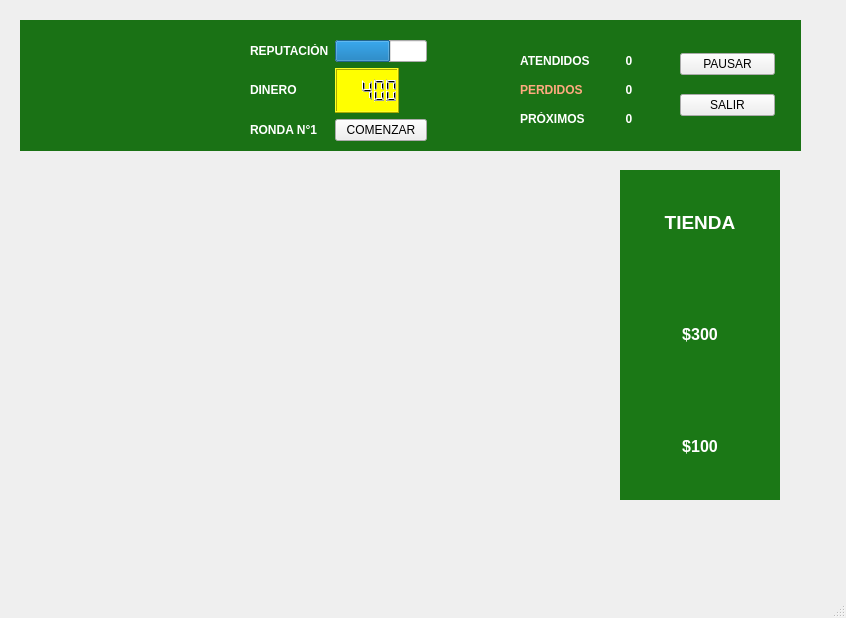
<?xml version="1.0" encoding="UTF-8"?>
<ui version="4.0">
 <class>MainWindow</class>
 <widget class="QMainWindow" name="MainWindow">
  <property name="geometry">
   <rect>
    <x>0</x>
    <y>0</y>
    <width>846</width>
    <height>618</height>
   </rect>
  </property>
  <property name="windowTitle">
   <string>MainWindow</string>
  </property>
  <widget class="QWidget" name="centralwidget">
   <widget class="QLabel" name="mapa_label">
    <property name="geometry">
     <rect>
      <x>30</x>
      <y>160</y>
      <width>550</width>
      <height>370</height>
     </rect>
    </property>
    <property name="acceptDrops">
     <bool>true</bool>
    </property>
    <property name="text">
     <string/>
    </property>
    <property name="pixmap">
     <pixmap>sprites/mapa/mapa_sin_borde_1.png</pixmap>
    </property>
    <property name="scaledContents">
     <bool>true</bool>
    </property>
   </widget>
   <widget class="QLabel" name="label_2">
    <property name="geometry">
     <rect>
      <x>50</x>
      <y>50</y>
      <width>181</width>
      <height>71</height>
     </rect>
    </property>
    <property name="text">
     <string/>
    </property>
    <property name="pixmap">
     <pixmap>sprites/otros/logo_negro.png</pixmap>
    </property>
    <property name="scaledContents">
     <bool>true</bool>
    </property>
   </widget>
   <widget class="QWidget" name="tienda_layout" native="true">
    <property name="enabled">
     <bool>true</bool>
    </property>
    <property name="geometry">
     <rect>
      <x>620</x>
      <y>170</y>
      <width>160</width>
      <height>330</height>
     </rect>
    </property>
    <property name="autoFillBackground">
     <bool>false</bool>
    </property>
    <property name="styleSheet">
     <string notr="true">background-color: rgb(27, 120, 22);
border-color: rgb(0, 85, 0);</string>
    </property>
    <layout class="QVBoxLayout" name="verticalLayout">
     <item>
      <widget class="QLabel" name="label_tienda">
       <property name="text">
        <string>&lt;html&gt;&lt;head/&gt;&lt;body&gt;&lt;p align=&quot;center&quot;&gt;&lt;span style=&quot; font-size:14pt; font-weight:600; color:#ffffff;&quot;&gt;TIENDA&lt;/span&gt;&lt;/p&gt;&lt;/body&gt;&lt;/html&gt;</string>
       </property>
      </widget>
     </item>
     <item>
      <widget class="QLabel" name="label_5">
       <property name="text">
        <string>&lt;html&gt;&lt;head/&gt;&lt;body&gt;&lt;p align=&quot;center&quot;&gt;&lt;span style=&quot; font-size:12pt; font-weight:600; color:#ffffff;&quot;&gt;$300&lt;/span&gt;&lt;/p&gt;&lt;/body&gt;&lt;/html&gt;</string>
       </property>
      </widget>
     </item>
     <item>
      <widget class="QLabel" name="label_6">
       <property name="text">
        <string>&lt;html&gt;&lt;head/&gt;&lt;body&gt;&lt;p align=&quot;center&quot;&gt;&lt;span style=&quot; font-size:12pt; font-weight:600; color:#ffffff;&quot;&gt;$100&lt;/span&gt;&lt;/p&gt;&lt;/body&gt;&lt;/html&gt;</string>
       </property>
      </widget>
     </item>
    </layout>
   </widget>
   <widget class="QWidget" name="gridWidget" native="true">
    <property name="geometry">
     <rect>
      <x>250</x>
      <y>40</y>
      <width>177</width>
      <height>101</height>
     </rect>
    </property>
    <layout class="QGridLayout" name="gridLayout">
     <item row="0" column="2">
      <widget class="QProgressBar" name="label_bar_progress">
       <property name="maximum">
        <number>5</number>
       </property>
       <property name="value">
        <number>3</number>
       </property>
       <property name="textVisible">
        <bool>false</bool>
       </property>
       <property name="orientation">
        <enum>Qt::Horizontal</enum>
       </property>
       <property name="invertedAppearance">
        <bool>false</bool>
       </property>
      </widget>
     </item>
     <item row="1" column="1">
      <widget class="QLabel" name="label_plata">
       <property name="text">
        <string>&lt;html&gt;&lt;head/&gt;&lt;body&gt;&lt;p&gt;&lt;span style=&quot; font-weight:600; color:#ffffff;&quot;&gt;DINERO&lt;/span&gt;&lt;/p&gt;&lt;/body&gt;&lt;/html&gt;</string>
       </property>
      </widget>
     </item>
     <item row="2" column="2">
      <widget class="QPushButton" name="boton_comenzar">
       <property name="text">
        <string>COMENZAR</string>
       </property>
      </widget>
     </item>
     <item row="2" column="1">
      <widget class="QLabel" name="label_ronda">
       <property name="text">
        <string>&lt;html&gt;&lt;head/&gt;&lt;body&gt;&lt;p&gt;&lt;span style=&quot; font-weight:600; color:#ffffff;&quot;&gt;RONDA N°1&lt;/span&gt;&lt;/p&gt;&lt;/body&gt;&lt;/html&gt;</string>
       </property>
      </widget>
     </item>
     <item row="1" column="2" alignment="Qt::AlignLeft">
      <widget class="QLCDNumber" name="plata_lcd">
       <property name="styleSheet">
        <string notr="true">background-color: rgb(255, 255, 0);</string>
       </property>
       <property name="value" stdset="0">
        <double>400.000000000000000</double>
       </property>
      </widget>
     </item>
     <item row="0" column="1">
      <widget class="QLabel" name="label_reputacion">
       <property name="text">
        <string>&lt;html&gt;&lt;head/&gt;&lt;body&gt;&lt;p&gt;&lt;span style=&quot; font-weight:600; color:#ffffff;&quot;&gt;REPUTACIÓN&lt;/span&gt;&lt;/p&gt;&lt;/body&gt;&lt;/html&gt;</string>
       </property>
      </widget>
     </item>
    </layout>
   </widget>
   <widget class="QWidget" name="gridWidget_2" native="true">
    <property name="geometry">
     <rect>
      <x>520</x>
      <y>50</y>
      <width>142</width>
      <height>81</height>
     </rect>
    </property>
    <layout class="QGridLayout" name="gridLayout_2">
     <item row="2" column="2">
      <widget class="QLabel" name="proximos_atender">
       <property name="text">
        <string>&lt;html&gt;&lt;head/&gt;&lt;body&gt;&lt;p align=&quot;center&quot;&gt;&lt;span style=&quot; font-weight:600; color:#ffffff;&quot;&gt;0&lt;/span&gt;&lt;/p&gt;&lt;/body&gt;&lt;/html&gt;</string>
       </property>
      </widget>
     </item>
     <item row="2" column="0">
      <widget class="QLabel" name="label_proximos">
       <property name="text">
        <string>&lt;html&gt;&lt;head/&gt;&lt;body&gt;&lt;p&gt;&lt;span style=&quot; font-weight:600; color:#ffffff;&quot;&gt;PRÓXIMOS&lt;/span&gt;&lt;/p&gt;&lt;/body&gt;&lt;/html&gt;</string>
       </property>
      </widget>
     </item>
     <item row="0" column="0">
      <widget class="QLabel" name="label_atendidos">
       <property name="text">
        <string>&lt;html&gt;&lt;head/&gt;&lt;body&gt;&lt;p&gt;&lt;span style=&quot; font-weight:600; color:#ffffff;&quot;&gt;ATENDIDOS&lt;/span&gt;&lt;/p&gt;&lt;/body&gt;&lt;/html&gt;</string>
       </property>
      </widget>
     </item>
     <item row="1" column="0">
      <widget class="QLabel" name="label_perdidios">
       <property name="text">
        <string>&lt;html&gt;&lt;head/&gt;&lt;body&gt;&lt;p&gt;&lt;span style=&quot; font-weight:600; color:#ffaa7f;&quot;&gt;PERDIDOS&lt;/span&gt;&lt;/p&gt;&lt;/body&gt;&lt;/html&gt;</string>
       </property>
      </widget>
     </item>
     <item row="0" column="2">
      <widget class="QLabel" name="cantidad_atendidos">
       <property name="text">
        <string>&lt;html&gt;&lt;head/&gt;&lt;body&gt;&lt;p align=&quot;center&quot;&gt;&lt;span style=&quot; font-weight:600; color:#ffffff;&quot;&gt;0&lt;/span&gt;&lt;/p&gt;&lt;/body&gt;&lt;/html&gt;</string>
       </property>
      </widget>
     </item>
     <item row="1" column="2">
      <widget class="QLabel" name="cantidad_perdidos">
       <property name="text">
        <string>&lt;html&gt;&lt;head/&gt;&lt;body&gt;&lt;p align=&quot;center&quot;&gt;&lt;span style=&quot; font-weight:600; color:#ffffff;&quot;&gt;0&lt;/span&gt;&lt;/p&gt;&lt;/body&gt;&lt;/html&gt;</string>
       </property>
      </widget>
     </item>
    </layout>
   </widget>
   <widget class="QWidget" name="verticalWidget" native="true">
    <property name="geometry">
     <rect>
      <x>680</x>
      <y>40</y>
      <width>95</width>
      <height>91</height>
     </rect>
    </property>
    <layout class="QVBoxLayout" name="verticalLayout_2">
     <item>
      <widget class="QPushButton" name="boton_pausar">
       <property name="text">
        <string>PAUSAR</string>
       </property>
      </widget>
     </item>
     <item>
      <widget class="QPushButton" name="boton_salir">
       <property name="text">
        <string>SALIR</string>
       </property>
      </widget>
     </item>
    </layout>
   </widget>
   <widget class="QLabel" name="label_8">
    <property name="geometry">
     <rect>
      <x>460</x>
      <y>70</y>
      <width>41</width>
      <height>41</height>
     </rect>
    </property>
    <property name="text">
     <string/>
    </property>
    <property name="pixmap">
     <pixmap>sprites/clientes/perro/perro_01.png</pixmap>
    </property>
    <property name="scaledContents">
     <bool>true</bool>
    </property>
   </widget>
   <widget class="QLabel" name="label_7">
    <property name="geometry">
     <rect>
      <x>61</x>
      <y>70</y>
      <width>151</width>
      <height>71</height>
     </rect>
    </property>
    <property name="text">
     <string/>
    </property>
   </widget>
   <widget class="QLabel" name="label_9">
    <property name="geometry">
     <rect>
      <x>20</x>
      <y>20</y>
      <width>781</width>
      <height>131</height>
     </rect>
    </property>
    <property name="styleSheet">
     <string notr="true">background-color: rgb(26, 114, 21);</string>
    </property>
    <property name="text">
     <string/>
    </property>
   </widget>
   <widget class="QLabel" name="label_personaje">
    <property name="geometry">
     <rect>
      <x>180</x>
      <y>480</y>
      <width>32</width>
      <height>32</height>
     </rect>
    </property>
    <property name="text">
     <string/>
    </property>
    <property name="pixmap">
     <pixmap>sprites/mesero/up_02.png</pixmap>
    </property>
    <property name="scaledContents">
     <bool>true</bool>
    </property>
   </widget>
   <zorder>mapa_label</zorder>
   <zorder>tienda_layout</zorder>
   <zorder>label_7</zorder>
   <zorder>label_9</zorder>
   <zorder>label_8</zorder>
   <zorder>gridWidget</zorder>
   <zorder>label_2</zorder>
   <zorder>verticalWidget</zorder>
   <zorder>gridWidget_2</zorder>
   <zorder>label_personaje</zorder>
  </widget>
  <widget class="QMenuBar" name="menubar">
   <property name="geometry">
    <rect>
     <x>0</x>
     <y>0</y>
     <width>846</width>
     <height>21</height>
    </rect>
   </property>
  </widget>
  <widget class="QStatusBar" name="statusbar"/>
 </widget>
 <resources/>
 <connections>
  <connection>
   <sender>boton_salir</sender>
   <signal>clicked()</signal>
   <receiver>MainWindow</receiver>
   <slot>salir()</slot>
   <hints>
    <hint type="sourcelabel">
     <x>727</x>
     <y>126</y>
    </hint>
    <hint type="destinationlabel">
     <x>412</x>
     <y>289</y>
    </hint>
   </hints>
  </connection>
  <connection>
   <sender>boton_comenzar</sender>
   <signal>clicked()</signal>
   <receiver>MainWindow</receiver>
   <slot>comienzo_ronda()</slot>
   <hints>
    <hint type="sourcelabel">
     <x>376</x>
     <y>146</y>
    </hint>
    <hint type="destinationlabel">
     <x>412</x>
     <y>289</y>
    </hint>
   </hints>
  </connection>
 </connections>
 <slots>
  <slot>salir()</slot>
  <slot>comienzo_ronda()</slot>
 </slots>
</ui>
